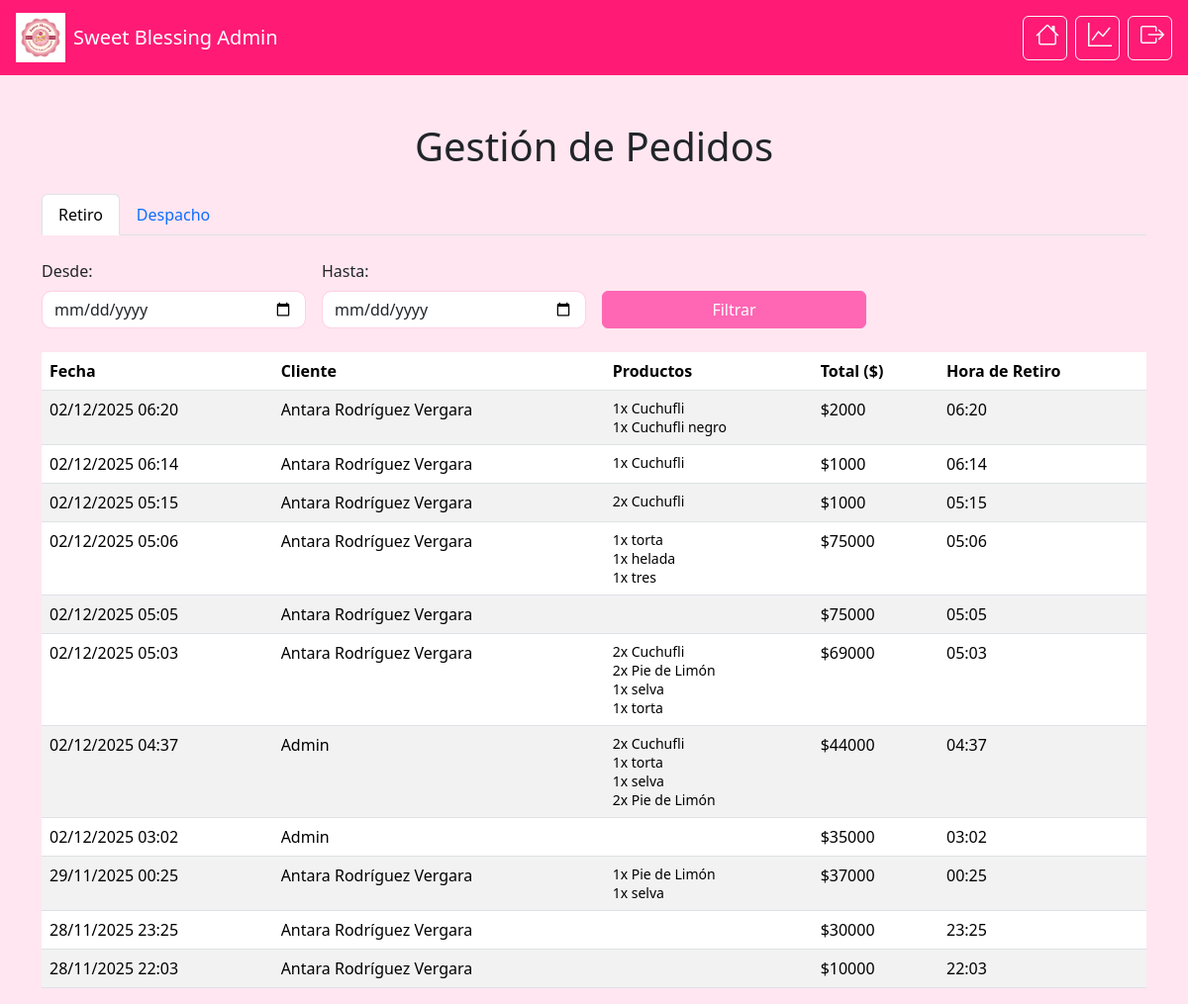
Page /panel/pedidos/ (signed in) on the committed database.
### adminpanel/models.py (models this page shows, shortened)
class Pedido(models.Model):
    ESTADOS = [
        ('pendiente', 'Pendiente'),
        ('pagado', 'Pagado'),
        ('enviado', 'Enviado'),
        ('entregado', 'Entregado'),
    ]
    TIPOS_ENTREGA = [
        ('retiro', 'Retiro en tienda'),
        ('despacho', 'Despacho a domicilio'),
    ]
    usuario = models.ForeignKey(User, on_delete=models.CASCADE)
    fecha = models.DateTimeField(auto_now_add=True)
    total = models.IntegerField()
    estado = models.CharField(
        max_length=20,
        choices=ESTADOS,
        default='pagado'
    )
    tipo_entrega = models.CharField(
        max_length=20,
        choices=TIPOS_ENTREGA,
        default='retiro'
    )
    direccion = models.CharField(
        max_length=255,
        blank=True,
        null=True
    )

class DetallePedido(models.Model):
    pedido = models.ForeignKey(
        Pedido,
        related_name='detalles',
        on_delete=models.CASCADE
    )
    producto = models.ForeignKey(Producto, on_delete=models.CASCADE)
    cantidad = models.PositiveIntegerField()
    precio_unitario = models.IntegerField()

class Producto(models.Model):
    CATEGORIAS = [
        ('vitrina', 'Repostería de vitrina'),
        ('tortas', 'Tortas'),
        ('postres', 'Postres'),
    ]
    nombre = models.CharField(max_length=100)
    precio = models.IntegerField(verbose_name="Precio")
    categoria = models.CharField(max_length=20, choices=CATEGORIAS)
    descripcion = models.TextField(
        blank=True,
        null=True,
        verbose_name="Descripción"
    )
    imagen = models.ImageField(
        upload_to='productos/',
        null=True,
        blank=True
    )
    stock = models.PositiveIntegerField(default=0)
    destacado = models.BooleanField(
        default=False,
        help_text="Mostrar en inicio"
    )

### adminpanel/views.py (the view)
# urls.py: path('pedidos/', views.pedidos_view, name='pedidos'),
@staff_member_required
def pedidos_view(request):
    todos_pedidos = Pedido.objects.select_related('usuario').prefetch_related('detalles__producto').all().order_by('-fecha')
    fecha_desde = request.GET.get('fecha_desde')
    fecha_hasta = request.GET.get('fecha_hasta')
    if fecha_desde:
        fecha_d = parse_date(fecha_desde)
        if fecha_d:
             todos_pedidos = todos_pedidos.filter(fecha__date__gte=fecha_d)
    if fecha_hasta:
        fecha_h = parse_date(fecha_hasta)
        if fecha_h:
             todos_pedidos = todos_pedidos.filter(fecha__date__lte=fecha_h)
    pedidos_retiro = todos_pedidos.filter(tipo_entrega='retiro')
    pedidos_despacho = todos_pedidos.filter(tipo_entrega='despacho')
    context = {
        "pedidos_retiro": pedidos_retiro,
        "pedidos_despacho": pedidos_despacho,
        "fecha_desde": fecha_desde or '',
        "fecha_hasta": fecha_hasta or '',
        "active_tab": request.GET.get('tab', 'retiro'),
    }
    return render(request, "adminpanel/pedidos.html", context)

### adminpanel/templates/adminpanel/pedidos.html (shortened to what this page needs)
{% load static %}
<link rel="stylesheet" href="{% static 'tienda/css/estilo_unificado.css' %}">
<!DOCTYPE html>
<html lang="es">
<head>
    <link href="https://cdn.jsdelivr.net/npm/bootstrap@5.3.3/dist/css/bootstrap.min.css" rel="stylesheet">
    <link href="https://cdn.jsdelivr.net/npm/bootstrap-icons/font/bootstrap-icons.css" rel="stylesheet">
</head>
<body>
<head>
    <link href="https://cdn.jsdelivr.net/npm/bootstrap@5.3.3/dist/css/bootstrap.min.css" rel="stylesheet">
    <link href="https://cdn.jsdelivr.net/npm/bootstrap-icons/font/bootstrap-icons.css" rel="stylesheet">
</head>
<body>
<nav class="navbar navbar-expand-lg navbar-dark px-3">
    <a class="navbar-brand d-flex align-items-center" href="{% url 'adminpanel:panel_home' %}">
        <img src="{% static 'adminpanel/images/logo.png' %}" alt="Logo Pastelería" width="50" height="50" class="me-2">
        Sweet Blessing Admin
    </a>
    <div class="ms-auto d-flex">
        <a href="{% url 'adminpanel:panel_home' %}" class="btn btn-outline-light me-2" title="Inicio del panel">
            <i class="bi bi-house"></i>
        </a>
        <a href="{% url 'adminpanel:dashboard' %}" class="btn btn-outline-light me-2" title="Dashboard">
            <i class="bi bi-graph-up"></i>
        </a>
        <a href="{% url 'tienda:salir' %}" class="btn btn-outline-light" style="font-size: 1.5rem;" title="Cerrar sesión">
            <i class="bi bi-box-arrow-right"></i>
        </a>
    </div>
</nav>
<div class="container mt-5">
    <h1 class="mb-4 text-center">Gestión de Pedidos</h1>
    <ul class="nav nav-tabs mb-4" id="pedidoTabs" role="tablist">
        <li class="nav-item" role="presentation">
            <button class="nav-link {% if active_tab == 'retiro' %}active{% endif %}"
                    id="retiro-tab" data-bs-toggle="tab" data-bs-target="#retiro" type="button" role="tab">
                Retiro
            </button>
        </li>
        <li class="nav-item" role="presentation">
            <button class="nav-link {% if active_tab == 'despacho' %}active{% endif %}"
                    id="despacho-tab" data-bs-toggle="tab" data-bs-target="#despacho" type="button" role="tab">
                Despacho
            </button>
        </li>
    </ul>
    <div class="tab-content">
        <div class="tab-pane fade {% if active_tab == 'retiro' %}show active{% endif %}" id="retiro" role="tabpanel">
            <form method="GET" class="row g-3 mb-4">
                <div class="col-md-3">
                    <label for="fecha_desde_retiro" class="form-label">Desde:</label>
                    <input type="date" id="fecha_desde_retiro" name="fecha_desde" class="form-control" value="{{ fecha_desde }}">
                </div>
                <div class="col-md-3">
                    <label for="fecha_hasta_retiro" class="form-label">Hasta:</label>
                    <input type="date" id="fecha_hasta_retiro" name="fecha_hasta" class="form-control" value="{{ fecha_hasta }}">
                </div>
                <div class="col-md-3 d-flex align-items-end">
                    <button type="submit" class="btn btn-primary w-100">Filtrar</button>
                </div>
            </form>
            <table class="table table-striped">
                <thead>
                    <tr>
                        <th>Fecha</th>
                        <th>Cliente</th>
                        <th>Productos</th>
                        <th>Total ($)</th>
                        <th>Hora de Retiro</th>
                    </tr>
                </thead>
                <tbody>
                    {% for pedido in pedidos_retiro %}
                    <tr>
                        <td>{{ pedido.fecha|date:"d/m/Y H:i" }}</td>
                        <td>{{ pedido.usuario.get_full_name|default:pedido.usuario.username }}</td>
                        <td>
                            <ul class="list-unstyled mb-0 small">
                            {% for detalle in pedido.detalles.all %}
                                <li>{{ detalle.cantidad }}x {{ detalle.producto.nombre }}</li>
                            {% endfor %}
                            </ul>
                        </td>
                        <td>${{ pedido.total }}</td>
                        <td>{{ pedido.fecha|time:"H:i" }}</td>
                    </tr>
                    {% empty %}
                    <tr><td colspan="5" class="text-center py-3">No hay pedidos de retiro.</td></tr>
                    {% endfor %}
                </tbody>
            </table>
        </div>
    </div>
</div>
</body>
</html>

### tienda/static/tienda/css/estilo_unificado.css (style rules this page uses)
body { background-color: #ffe6f0; font-family: 'Poppins', sans-serif; }
.navbar { background-color: #ff1a75 !important; }
.btn-primary { background-color: #ff66b3; border-color: #ff66b3; color: white; }
.btn-outline-light { font-size: 1.5rem; display: flex; align-items: center; justify-content: center; width: 45px; height: 45px; border-radius: 10px; transition: 0.2s ease; }
form .form-control { border-radius: 0.6rem; border: 1px solid #ffd1e8; }

### adminpanel/templates/adminpanel/pedidos.html (style rules this page uses)
body { background-color: #ffe6f0; }
.navbar { background-color: #ff1a75 !important; }
.btn-primary { background-color: #ff66b3; border-color: #ff66b3; }
.btn-outline-light { font-size: 1.5rem; }
.btn-primary { background-color: #ff66b3; border-color: #ff66b3; color: white; }

### rows in the picture
Pedido: fecha "02/12/2025 06:20", usuario.get_full_name "Antara Rodríguez Vergara", total "2000", fecha "06:20"
DetallePedido: cantidad "1", producto.nombre "Cuchufli"
DetallePedido: cantidad "1", producto.nombre "Cuchufli negro"
Pedido: fecha "02/12/2025 06:14", usuario.get_full_name "Antara Rodríguez Vergara", total "1000", fecha "06:14"
DetallePedido: cantidad "1", producto.nombre "Cuchufli"
Pedido: fecha "02/12/2025 05:15", usuario.get_full_name "Antara Rodríguez Vergara", total "1000", fecha "05:15"
DetallePedido: cantidad "2", producto.nombre "Cuchufli"
Pedido: fecha "02/12/2025 05:06", usuario.get_full_name "Antara Rodríguez Vergara", total "75000", fecha "05:06"
DetallePedido: cantidad "1", producto.nombre "torta"
DetallePedido: cantidad "1", producto.nombre "helada"
DetallePedido: cantidad "1", producto.nombre "tres"
Pedido: fecha "02/12/2025 05:05", usuario.get_full_name "Antara Rodríguez Vergara", total "75000", fecha "05:05"
Pedido: fecha "02/12/2025 05:03", usuario.get_full_name "Antara Rodríguez Vergara", total "69000", fecha "05:03"
DetallePedido: cantidad "2", producto.nombre "Cuchufli"
DetallePedido: cantidad "2", producto.nombre "Pie de Limón"
DetallePedido: cantidad "1", producto.nombre "selva"
DetallePedido: cantidad "1", producto.nombre "torta"
Pedido: fecha "02/12/2025 04:37", usuario.get_full_name "Admin", total "44000", fecha "04:37"
DetallePedido: cantidad "2", producto.nombre "Cuchufli"
DetallePedido: cantidad "1", producto.nombre "torta"
DetallePedido: cantidad "1", producto.nombre "selva"
DetallePedido: cantidad "2", producto.nombre "Pie de Limón"
Pedido: fecha "02/12/2025 03:02", usuario.get_full_name "Admin", total "35000", fecha "03:02"
Pedido: fecha "29/11/2025 00:25", usuario.get_full_name "Antara Rodríguez Vergara", total "37000", fecha "00:25"
DetallePedido: cantidad "1", producto.nombre "Pie de Limón"
DetallePedido: cantidad "1", producto.nombre "selva"
Pedido: fecha "28/11/2025 23:25", usuario.get_full_name "Antara Rodríguez Vergara", total "30000", fecha "23:25"
Pedido: fecha "28/11/2025 22:03", usuario.get_full_name "Antara Rodríguez Vergara", total "10000", fecha "22:03"
